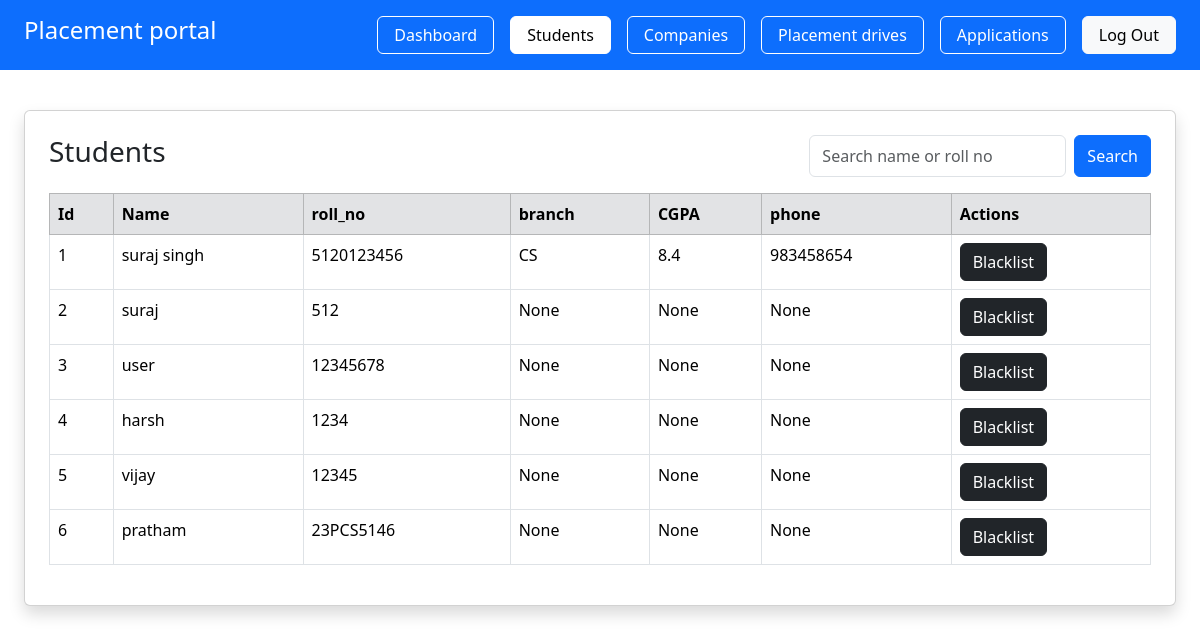
Page /admin/students (signed in) on the earlier database version.
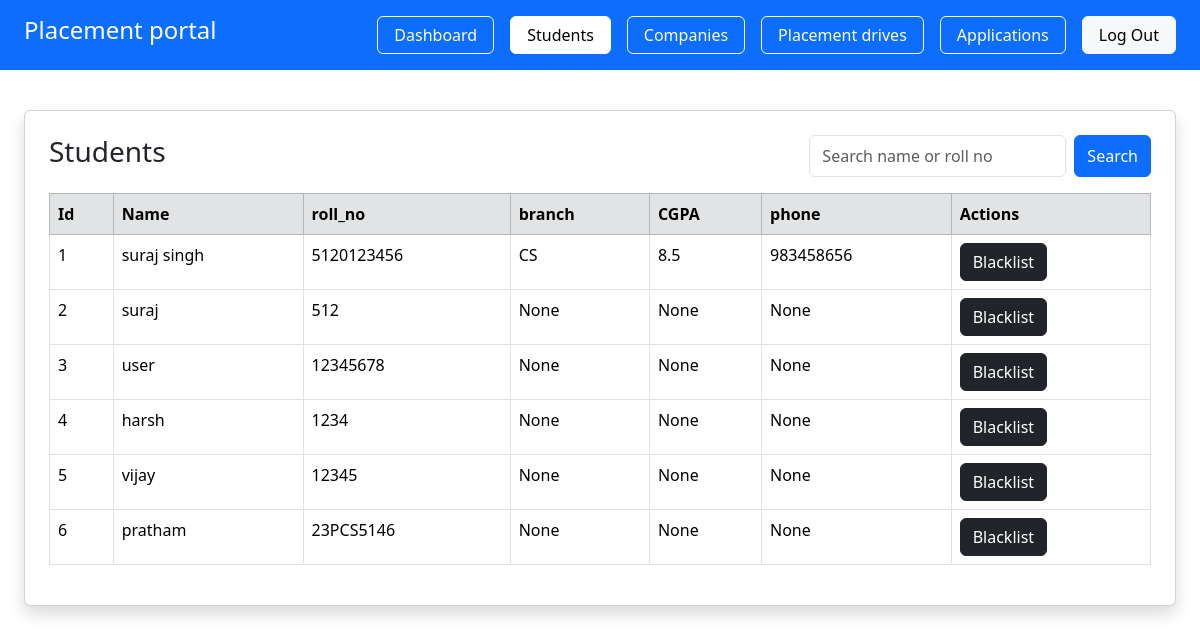
Same page on the later database version.
### app/models.py (models this page shows, shortened)
class Student(db.Model):
     __tablename__ = "students"
     id = db.Column(db.Integer, primary_key=True )
     user_id = db.Column(db.Integer, db.ForeignKey("users.id"), nullable=False)
     name = db.Column(db.String(100), nullable=False)
     roll_no = db.Column(db.String(50), unique=True, nullable=False)
     branch= db.Column(db.String(50))
     cgpa=db.Column(db.Float)
     phone = db.Column(db.String(15))
     resume = db.Column(db.String(200))
     is_blacklisted = db.Column(db.Boolean, default=False)
     user = db.relationship("User", backref=db.backref("student", uselist=False), uselist=False )

### app/admin/routes.py (the view)
@admin.route('/admin/students')
@login_required
def students():
     if current_user.role != 'admin':
        abort(403)
     search = request.args.get('search')
     if search:
        students = Student.query.filter(
            (Student.name.ilike(f"%{search}%")) |
            (Student.roll_no.ilike(f"%{search}%"))
        ).all()
     else:
        students = Student.query.all()
     return render_template('admin/navigators/students.html', students=students)

### app/__init__.py (called while the page is built)
@login_manager.user_loader
def load_user(user_id):
    from app.models import User
    return User.query.get(int(user_id))

### app/templates/admin/navigators/students.html
{% extends 'base.html' %}
{% block content %}
<div class="p-4  bg-opacity-25 " >
     <div class="card shadow p-4 mt-3">
     <div class="d-flex justify-content-between">
          <h3>Students</h3>
          <form method="GET" action="{{ url_for('admin.students') }}" class="d-flex">
               <input type="text" name="search" placeholder="Search name or roll no" class="form-control me-2" value="{{ request.args.get('search','') }}">
               <button class="btn btn-primary">Search</button>
          </form>
     </div>
     {% if students %}
     <table class="table table-bordered table-hover mt-3 ">
            <thead class="table-secondary">
                <tr>
                    <th>Id</th>
                    <th>Name</th>
                    <th>roll_no</th>
                    <th>branch</th>
                    <th>CGPA</th>
                    <th>phone</th>
                    <th>Actions</th>
               </tr>
            </thead>
            <tbody>
               {% for stu in students %}
               <tr>
                    <td>{{stu.id}}</td>
                    <td>{{stu.name}}</td>
                    <td>{{stu.roll_no}}</td>
                    <td>{{stu.branch}}</td>
                    <td>{{stu.cgpa}}</td>
                    <td>{{stu.phone}}</td>
                    {% if stu.is_blacklisted != true %}
                         <td><a href="{{ url_for('admin.deactivate_student', id=stu.id) }}"
                              class="btn btn-dark">
                         Blacklist
                         </a></td>
                    {% else %}
                         <td><a href="{{ url_for('admin.deactivate_student', id=stu.id) }}"
                              class="btn btn-success">
                         Whitelist
                         </a></td>
                    {% endif %}
               </tr>
               {% endfor %}
            </tbody>
     </table>
     {% endif %}
    </div>
</div>
{% endblock %}

Differences in the rows shown:
changed Student "suraj singh": cgpa "8.4" → "8.5"; phone "983458654" → "983458656"
